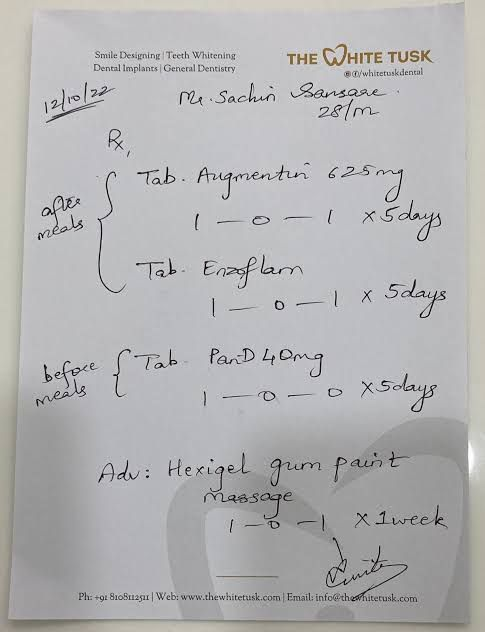
#> input picture uploads/priscription_1756805199.jpg, 485 x 632 px
$ python -i prescription_ocr.py   (imports and definitions only)
#> lines starting #> are read from the running program, lines starting #| are printed output that depends on the picture; after the words box and inside, x2 and y2 are one past the last pixel; in counts of white or black regions, pixels touching at a corner belong together

import cv2
import pytesseract
import numpy as np
from PIL import Image
import re
import os

class PrescriptionOCR:
    def __init__(self):
        # Configure Tesseract path for Windows
        if os.name == 'nt':  # Windows
            pytesseract.pytesseract.tesseract_cmd = r'C:\\Program Files\\Tesseract-OCR\\tesseract.exe'

        # Configure multiple Tesseract configurations for different scenarios
        self.configs = [
            r'--oem 3 --psm 6',  # Default configuration
            r'--oem 3 --psm 3',  # Fully automatic page segmentation
            r'--oem 3 --psm 4',  # Assume a single column of text
            r'--oem 3 --psm 8',  # Treat the image as a single word
            r'--oem 3 --psm 13'  # Raw line. Treat the image as a single text line
        ]

    def preprocess_image(self, image_path):
        """Preprocess the image for better OCR results with multiple methods"""
        # Read image
        image = cv2.imread(image_path)
#> image is the input picture: shape (632, 485, 3); mean B, G, R 179.3, 178.4, 178.6
        if image is None:
            raise ValueError(f"Could not read image at {image_path}")

        # Convert to grayscale
        gray = cv2.cvtColor(image, cv2.COLOR_BGR2GRAY)

        # Try multiple preprocessing approaches
        processed_images = []

        # Method 1: Basic preprocessing
        denoised = cv2.fastNlMeansDenoising(gray)
        _, binary1 = cv2.threshold(denoised, 0, 255, cv2.THRESH_BINARY + cv2.THRESH_OTSU)
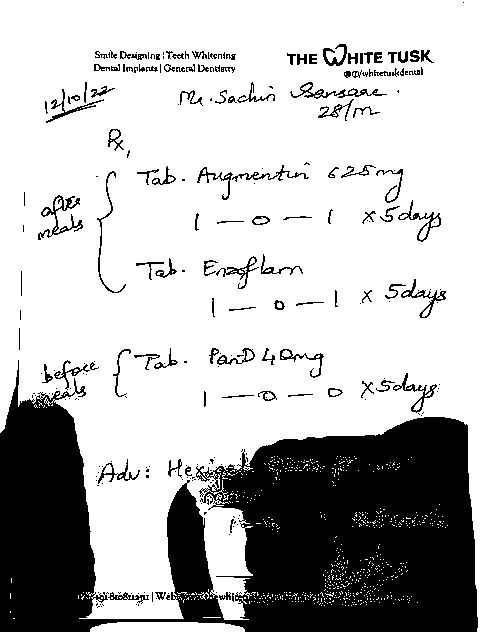
#> binary1: shape (632, 485); 73.7% white; 251 black regions (141 under 20 px), largest, box (x1, y1, x2, y2) and area: (0, 360, 478, 632) 70722, (38, 195, 83, 240) 465, (290, 82, 387, 99) 365
        processed_images.append(('basic', binary1))

        # Method 2: Adaptive thresholding
        adaptive = cv2.adaptiveThreshold(gray, 255, cv2.ADAPTIVE_THRESH_GAUSSIAN_C,
                                         cv2.THRESH_BINARY, 31, 2)
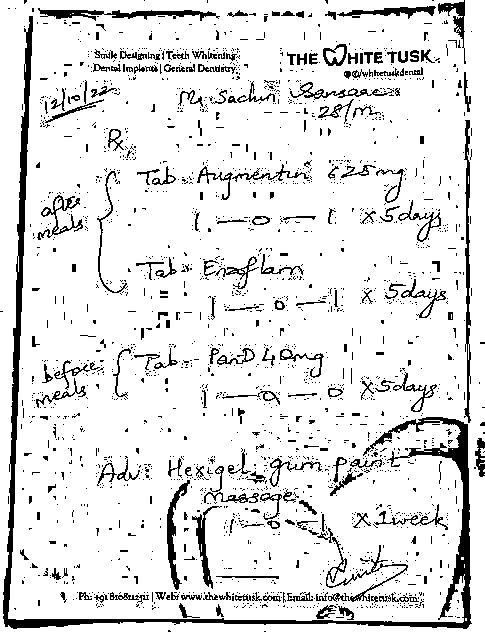
#> adaptive: shape (632, 485); 88.8% white; 2090 black regions (1882 under 20 px), largest, box (x1, y1, x2, y2) and area: (3, 16, 472, 629) 8667, (464, 120, 471, 423) 984, (38, 8, 220, 21) 945
        processed_images.append(('adaptive', adaptive))

        # Method 3: Morphological operations
        kernel = np.ones((1, 1), np.uint8)
        morph = cv2.morphologyEx(gray, cv2.MORPH_CLOSE, kernel)
        _, binary2 = cv2.threshold(morph, 0, 255, cv2.THRESH_BINARY + cv2.THRESH_OTSU)
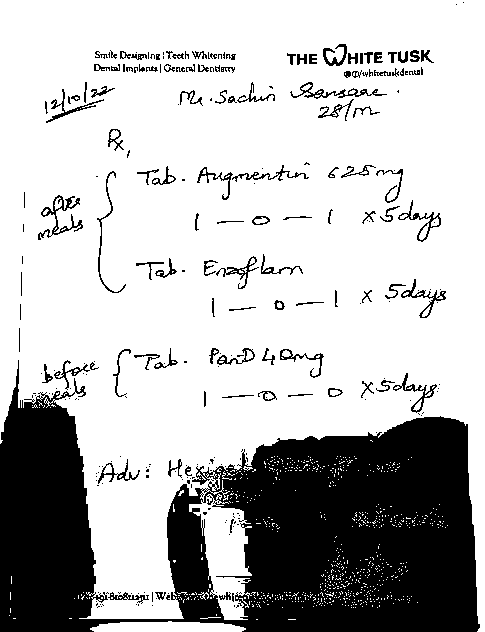
#> binary2: shape (632, 485); 73.8% white; 264 black regions (154 under 20 px), largest, box (x1, y1, x2, y2) and area: (0, 360, 480, 632) 70590, (38, 195, 83, 240) 465, (290, 82, 387, 99) 365
        processed_images.append(('morph', binary2))

        return processed_images

    def extract_text(self, image_path):
        """Extract text from a prescription image using multiple configs and preprocessing"""
        processed_images = self.preprocess_image(image_path)
        results = []
        for method, img in processed_images:
            for config in self.configs:
                text = pytesseract.image_to_string(img, config=config)
                results.append((method, config, text.strip()))
        # Return the best result (longest text)
        best = max(results, key=lambda x: len(x[2]))
        return best[2] if best[2] else "No text extracted"

>>> result = PrescriptionOCR().preprocess_image('../../uploads/priscription_1756805199.jpg')
#> result = 3 items
